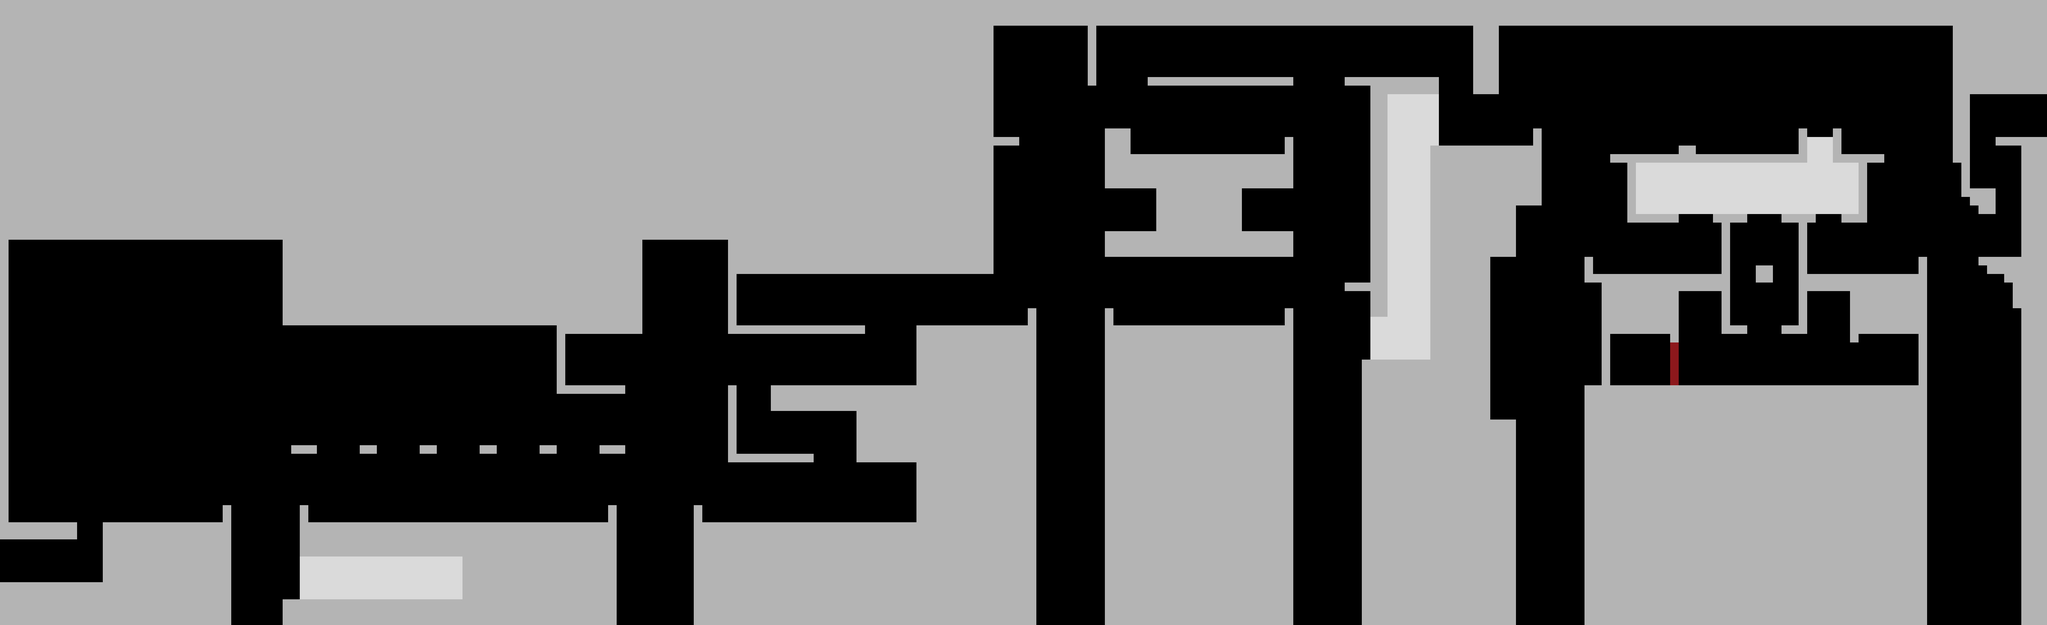

Tiled map render using the project's own tile images. Description and the map definition, with tile-layer contents summarised, below:
An orthogonal 239x73 tile map with 32x32 px tiles, 3 tile layers (Platforms, Calque de Tuiles 2, Calque de Tuiles 3).

<map version="1.4" tiledversion="1.4.3" orientation="orthogonal" renderorder="right-down" width="239" height="73" tilewidth="32" tileheight="32" infinite="0" nextlayerid="4" nextobjectid="1">
 <editorsettings>
  <export target="../../../../Version_BETA/version_BETA/assets/tiles/Schéma_Level_4.json" format="json" />
 </editorsettings>
 <tileset firstgid="1" name="tile_32" tilewidth="32" tileheight="32" tilecount="4" columns="2">
  <image source="Ressource/tile_32.png" width="64" height="64" />
 </tileset>
 <layer id="1" name="Platforms" width="239" height="73">
  <data>[17447 cells, 9368 non-empty, 1 distinct tile ids]</data>
 </layer>
 <layer id="2" name="Calque de Tuiles 2" width="239" height="73">
  <data>[17447 cells, 431 non-empty, 1 distinct tile ids]</data>
 </layer>
 <layer id="3" name="Calque de Tuiles 3" width="239" height="73">
  <data>[17447 cells, 5 non-empty, 1 distinct tile ids]</data>
 </layer>
</map>
